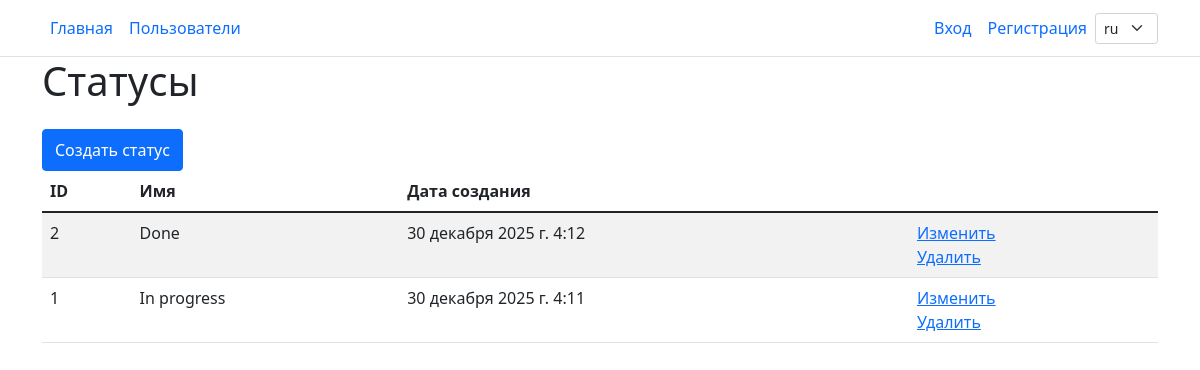
Before: /statuses/ with the older database file.
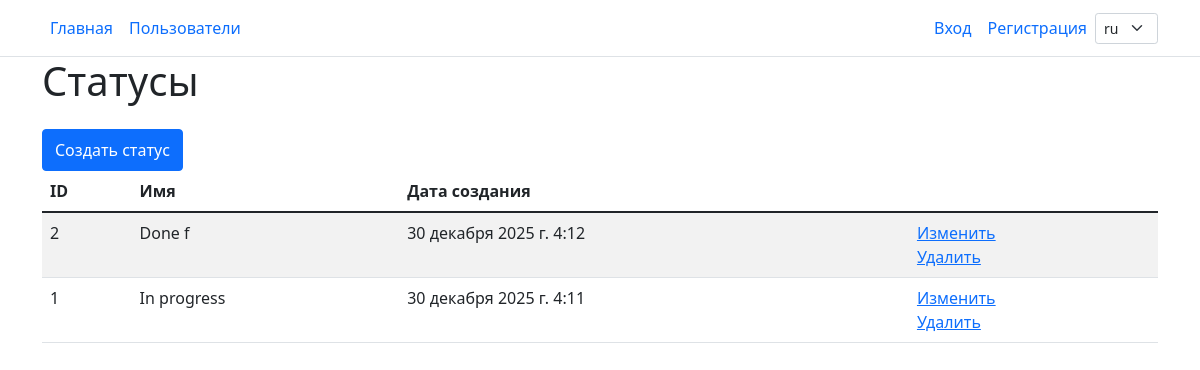
After: the same page with the newer database file.
### task_manager/statuses/models.py (models this page shows, shortened)
class TaskState(models.Model):
    name = models.CharField(max_length=100, unique=True)
    created_at = models.DateTimeField(auto_now_add=True)

### task_manager/statuses/views.py (the view)
# urls.py: path('', StatusesListView.as_view(), name='index'),
class StatusesListView(ListView):
    model = TaskState
    template_name = 'statuses/index.html'
    context_object_name = 'statuses'
    def get_queryset(self):
        qs = super().get_queryset()
        return qs.order_by('-created_at')

### task_manager/templates/statuses/index.html
{% extends 'layout.html' %}
{% load i18n %}
{% block content %}
<div class="container wrapper flex-grow-1">
    <h1 class="h1 mb-4 fw-normal text-left">{% trans "Statuses" %}</h1>
    <a class="btn btn-primary py-2" href="{% url 'statuses:create' %}">{% trans "Create status" %}</a>
    {% if statuses %}
    <table class="table table-striped">
        <thead>
        <tr>
            <th>ID</th>
            <th>{% trans "Name" %}</th>
            <th>{% trans "Create date" %}</th>
            <th></th>
        </tr>
        </thead>
        <tbody>
        {% for status in statuses %}
        <tr>
            <td>{{ status.id }}</td>
            <td>{{ status.name }}</td>
            <td>{{ status.created_at }}</td>
            <td>
                <a href="{% url 'statuses:update' status.pk %}">{% trans "Edit" %}</a>
                <br>
                <a href="{% url 'statuses:delete' status.pk %}">{% trans "Remove" %}</a>
            </td>
        </tr>
        {% endfor %}
        </tbody>
    </table>
    {% endif %}
</div>
{% endblock %}

Changed rows visible on the page:
changed TaskState id 2: name "Done" → "Done f"
